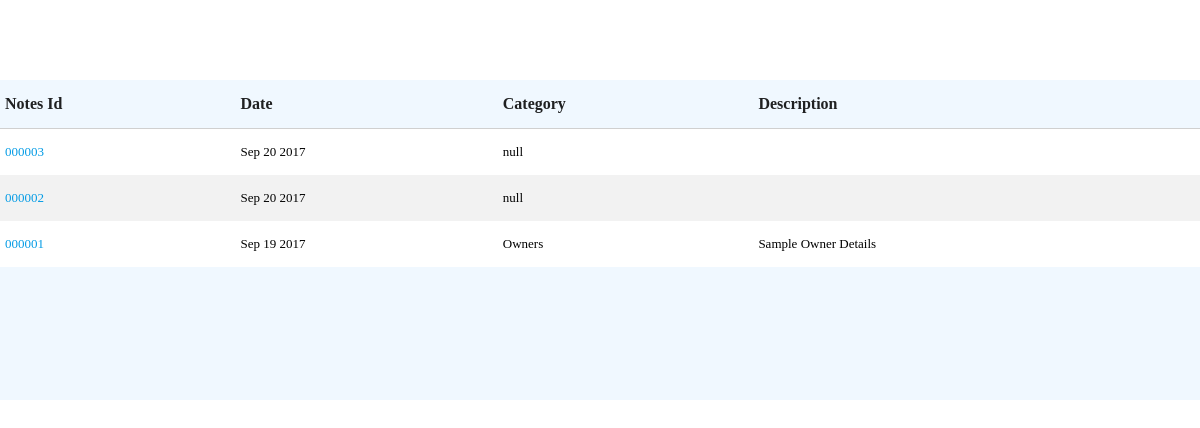
Page /show_notes.php (signed in) on the committed database.
### tables this page shows
CREATE TABLE `mprts_notes` (
  `notes_id` int(6) UNSIGNED ZEROFILL NOT NULL,
  `notes_category` varchar(50) NOT NULL DEFAULT 'Others',
  `notes_description` text NOT NULL,
  `notes_date` varchar(30) NOT NULL,
  `notes_access_code` varchar(20) NOT NULL
);

### show_notes.php (the view, shortened to what this page needs)
<?php
	if(isset($_SESSION["user_name"])){
		$user_access_code = $_SESSION["user_access_code"];
	}
	else {
		header('Location: login.php');
	}
?>
<?php include'headers.php'; ?>
<div class="owner_content">
		<div class="owner_content_actions">
			<div class="row">
				<div class="col s3">
				</div>
			</div>
		</div>
		<div class="owners_table z-depth-3">
			<table class="striped">
		        <thead class="main_head">
		          <tr>
		              <th>Notes Id</th>
		              <th>Date</th>
		              <th>Category</th>
		              <th>Description</th>
		          </tr>
		        </thead>
		        <tbody>
					<?php
					$access_type = substr($user_access_code, 0, 2);
					if($access_type == 'MM'){
						$notes_details_sql = "SELECT * from mprts_notes order by notes_id desc";
					}
					else if($access_type == 'AA'){
						$notes_details_sql = "SELECT * from mprts_notes where notes_access_code = '$user_access_code'";
					}
						$notes_details_execute = mysql_query($notes_details_sql);
							while($row = mysql_fetch_array($notes_details_execute)){
								$notes_id = $row['notes_id'];
								$notes_date = $row['notes_date'];
								$notes_category = $row['notes_category'];
								$notes_description = $row['notes_description'];
								echo "
									<tr class=''>
										<td><a class='drilldown' id='$notes' onclick='show_notes_details(this.id);'>$notes_id</a></td>
							            <td>$notes_date</td>
							            <td>$notes_category</td>
							            <td>$notes_description</td>
						          	</tr>
								";
						}
					?>
		        </tbody>
	      </table>
		</div>
	</div>

### styles/index_style.css (style rules this page uses)
@media only screen 
  and (min-device-width: 737px) { .row { margin-bottom: 0px !important; } }

### styles/owner_styles.css (style rules this page uses)
.owner_content_actions { width: 100%; height: 7%; !background-color: #203C48; !background-color: #16a085; background-color: #70a1ff; margin-top:2%; }
.owners_table { width: 95%; }
.owners_table table { !margin: auto 0% auto 2%; }
.owners_table table td { font-size: 13px; }
.drilldown { cursor:pointer; }
td { color: #000; }

### styles/owner_page.css (style rules this page uses)
.owners_table { height: 40%; width: 100%; overflow-x: hidden; overflow-y: auto; }

### styles/enhance.css (style rules this page uses)
@media only screen 
  and (min-device-width: 737px) { .right_content, .title_bar, .sub_title_bar, .owner_content_actions, .record_details, .owners_table { !box-shadow: 0 6px 10px 0 rgba(0,0,0,0.14), 0 1px 18px 0 rgba(0,0,0,0.12), 0 3px 5px -1px rgba(0,0,0,0.3); } }
@media only screen 
  and (min-device-width: 737px) { .z-depth-3, .side-nav, .z-depth-4 { box-shadow:none !important; } }
@media only screen 
  and (min-device-width: 737px) { .owner_content_actions { !background-color: #1BA39C; background-color: #fff; } }

### styles/resp.css (style rules this page uses)
@media only screen 
  and (min-device-width: 737px) { .owners_table { background-color: aliceblue !important; } }
@media only screen 
  and (min-device-width: 737px) { table.striped>tbody>tr:nth-child(odd), table.striped>tbody>tr:nth-child(odd) { background-color: #fff !important; } }
@media only screen 
  and (min-device-width: 737px) { table.striped>tbody>tr:nth-child(even), table.striped>tbody>tr:nth-child(even) { background-color: #f2f2f2 !important; } }

### rows in the picture
mprts_notes: notes_id "000003", notes_date "Sep 20 2017", notes_category "null"
mprts_notes: notes_id "000002", notes_date "Sep 20 2017", notes_category "null"
mprts_notes: notes_id "000001", notes_date "Sep 19 2017", notes_category "Owners", notes_description "Sample Owner Details"
